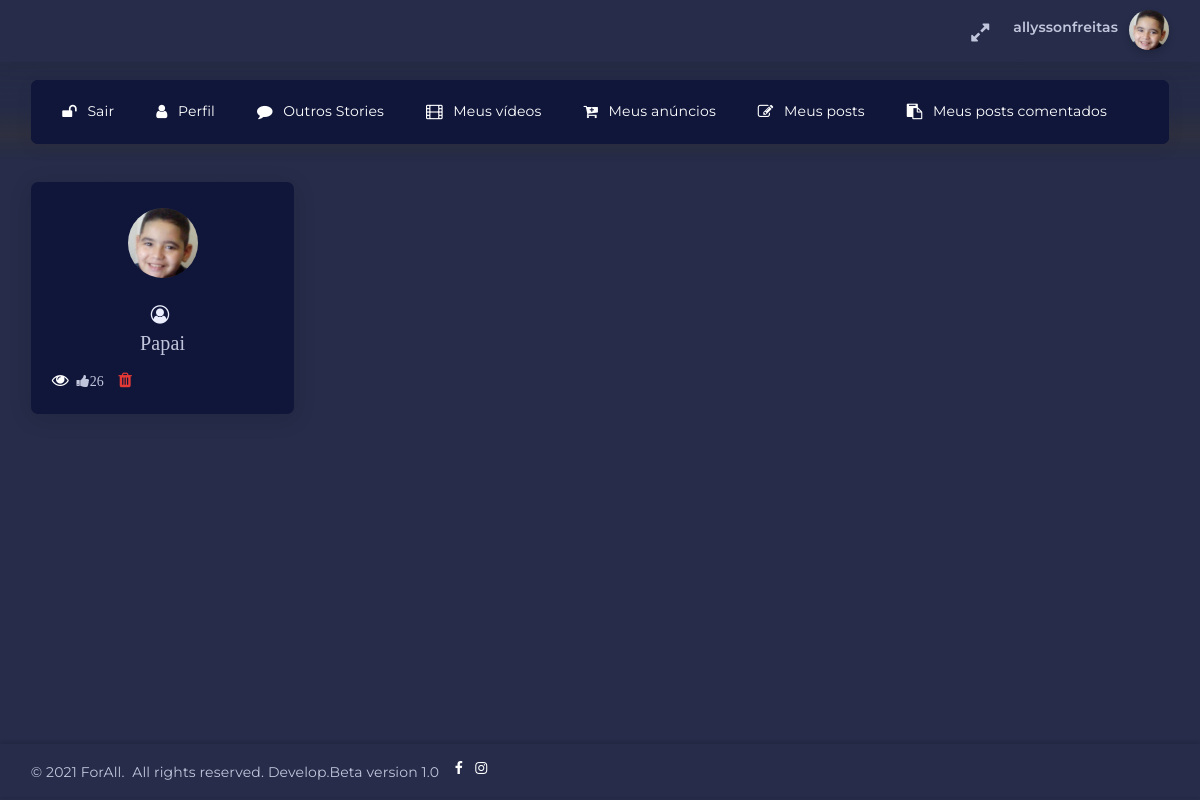
The page /meustories/ (signed in) on the database its author committed.
### paginas/models.py (models this page shows, shortened)
class Perfil(models.Model):
	user = models.OneToOneField(User,null=True, blank=True,on_delete=models.CASCADE)
	cep = models.CharField(max_length=10,null=False,blank=False)
	rua = models.CharField(max_length=60,null=False,blank=False)
	bairro = models.CharField(max_length=40,null=False,blank=False)
	cidade = models.CharField(max_length=40,null=False,blank=False)
	uf     = models.CharField(max_length=2,null=False,blank=False)
	image  = models.ImageField(upload_to='media/perfil', default='media/forall.png',null=False,blank=False, verbose_name='IMAGEM PERFIL :')
	escolaridade = models.CharField(max_length=30,verbose_name='ESCOLARIDADE',null=False,blank=False)
	termos   = models.CharField(max_length=4,verbose_name='TERMO DE USO E POLÍTICA DE PRIVACIDADE',null=False,blank=False)
	data     = models.DateTimeField(auto_now_add=True)
	datamudanca = models.DateTimeField(auto_now=True)

class Momentos(models.Model):
	user      = models.ForeignKey(User,null=True, blank=True,on_delete=models.CASCADE, verbose_name='Postado Por:')
	momento   = models.CharField(max_length=25,null=False,blank=False,verbose_name='TITULO DO MOMENTO. * 25 CARACTERES')
	img1      = models.ImageField(upload_to='media/stories',null=False,blank=False, verbose_name='IMAGEM 1')
	img2      = models.ImageField(upload_to='media/stories',null=False, blank=False, verbose_name='IMAGEM 2')
	descrever  = models.TextField(max_length=100, verbose_name="DESCREVA: NO MÁXIMO 100 CARACTERES",null=True,blank=True)
	visto      = models.IntegerField(default=0, null=True,blank=True)
	criacao    = models.DateTimeField(auto_now_add=True,verbose_name="DATA")
	update_cria= models.DateTimeField(auto_now=True)

### paginas/views.py (the view)
# urls.py: path('meustories/', views.meustories, name='meustories'),
@login_required
def meustories(request):
	stories = Momentos.objects.all().filter(user=request.user).order_by('-criacao')
	return render(request, 'inicio/meu_storie.html',{'stories':stories})

### paginas/templates/inicio/meu_storie.html (shortened to what this page needs)
{% extends "./Base/BasePerfil.html" %}
{% block content %}
{% load embed_video_tags %}
{% load static %}
<div class="horizontal-menu-wrapper">
    <div class="header-navbar navbar-expand-sm navbar navbar-horizontal floating-nav navbar-light navbar-without-dd-arrow navbar-shadow menu-border" role="navigation" data-menu="menu-wrapper">
            <div class="navbar-container main-menu-content" data-menu="menu-container">
                <ul class="nav navbar-nav" id="main-menu-navigation" data-menu="menu-navigation">
                    <li>
                        {% if user.is_authenticated %}
                        <a class="dropdown-item" href="/accounts/logout" style="color: white;"><i class="fa fa-unlock"></i>Sair</a>
                        {% endif %}
                    </li>
                    <li>
                        {% if user.is_authenticated %}
                        <a class="dropdown-item" href="{% url 'perfil' %}" style="color: white;"><i class="fa fa-user"></i>Perfil</a>
                        {% endif %}
                    </li>
                    <li>
                        <a class="dropdown-item" href="{% url 'verstories' %}" style="color: white;"><i class="fa fa-comment"></i>Outros Stories</a>
                    </li>
                    <li>
                        <a class="dropdown-item" href="{% url 'mostravideos' %}" style="color: white;"><i class="fa fa-film"></i>Meus vídeos</a>
                    </li>
                    <li>
                        <a class="dropdown-item" href="{% url 'meusProdutos' %}" style="color: white;"><i class="fa fa-cart-plus"></i>Meus anúncios</a>
                    </li>
                    <li>
                        <a class="dropdown-item" href="{% url 'meusposts' %}" style="color: white;"><i class="fa fa-pencil-square-o"></i>Meus posts</a>
                    </li>
                    <li>
                        <a class="dropdown-item" href="{% url 'postcomentados' %}" style="color: white;"><i class="fa fa-clipboard"></i>Meus posts comentados</a>
                    </li>
                </ul>
    </div>
</div>
</div>
<div class="app-content content">
    <div class="content-wrapper">
        <div class="content-body">
            <section id="knowledge-base-content">
                <br>
                <div class="row search-content-info">
                    {% if stories %}
                    {% for s in stories%}
                    <div class="col-md-3 col-sm-6 col-12 search-content">
                        <div class="card">
                            <div class="card-header mx-auto">
                                <div class="avatar avatar-xl">
                                    {% if user.perfil.image%}
                                    <img class="img-fluid" src="{{s.user.perfil.image.url}}" alt="img placeholder">
                                    {% endif%}
                                </div>
                            </div>
                            <div class="card-body text-center">
                                <h4><i class="fa fa-user-circle-o"></i>&nbsp;{{m.user}}</h4>
                                <p class="" style="font-family: Times New Roman;font-size: 20px;">{{s.momento}}</p>
                                <div class="d-flex justify-content-between">
                                    <div class="float-left">
                                        <a href="/detalhestories/{{s.id}}"  data-toggle="tooltip" data-placement="top" title="Ver detalhe do storie" style="color: white;font-size: 17px;"><i class="fa fa-eye"></i></a>&nbsp;
                                        <i class="fa fa-thumbs-up mr-50">{{s.visto}}</i>&nbsp;
                                        <a href="/deletastories/{{s.id}}" data-toggle="tooltip" data-placement="top" title="Excluir storie" style="color: #e53935;font-size: 17px;"><i class="fa fa-trash"></i></a>
                                    </div>
                                </div>
                            </div>
                        </div>
                    </div>
                    {% endfor %}
                    {%else%}
                    <div class="alert alert-success col-12" role="alert">
                        <p class="mb-0" style="color: white;">
                            Você ainda não tem Stories, então&nbsp;<a href="{% url 'momentos'%}"><button type="button" class="btn btn-success" style="padding: 10px;">Crier um Storie</button></a>
                        </p>
                    </div>
                    {% endif %}
                </div>
            </section>
        </div>
    </div>
</div>
<div class="drag-target"></div>
{%endblock%}

### paginas/templates/inicio/Base/BasePerfil.html (shortened to what this page needs)
{% load static %}
<!DOCTYPE html>
<html class="loading" lang="pt-br" data-textdirection="ltr">
<head>
    <link rel="stylesheet" type="text/css" href="{% static 'css/animate.css'%}">
    <link rel="stylesheet" type="text/css" href="{% static 'css/appChat.css' %}">
    <link rel="stylesheet" type="text/css" href="{% static 'css/bootstrap.min.css' %}">
    <link rel="stylesheet" type="text/css" href="{% static 'css/bootstrap.css' %}">
    <link rel="stylesheet" type="text/css" href="{% static 'css/bootstrap-extended.css' %}">
    <link rel="stylesheet" type="text/css" href="{% static 'css/colors.css' %}">
    <link rel="stylesheet" type="text/css" href="{% static 'css/components.css' %}">
    <link rel="stylesheet" type="text/css" href="{% static 'css/dark-layout.css' %}">
    <link rel="stylesheet" type="text/css" href="{% static 'css/dropzone.min.css' %}">
    <link rel="stylesheet" type="text/css" href="{% static 'css/datatables.min.css' %}">
    <link rel="stylesheet" type="text/css" href="{% static 'css/dataTables.checkboxes.css' %}">
    <link rel="stylesheet" type="text/css" href="{% static 'css/dropzone.css' %}">
    <link rel="stylesheet" type="text/css" href="{% static 'css/data-list-view.css' %}">
    <link rel="stylesheet" type="text/css" href="{% static 'css/horizontal-menu.css' %}">
    <link rel="stylesheet" type="text/css" href="{% static 'css/eccommence.css' %}">
    <link rel="stylesheet" type="text/css" href="{% static 'css/form-validation.min.css' %}">
    <link rel="stylesheet" type="text/css" href="{% static 'css/pickadate.css' %}">
    <link rel="stylesheet" type="text/css" href="{% static 'css/palette-gradient.min.css' %}">
    <link rel="stylesheet" type="text/css" href="{% static 'css/sweetalert2.min.css'%}">
    <link rel="stylesheet" type="text/css" href="{% static 'css/swiper.min.css' %}">
    <link rel="stylesheet" type="text/css" href="{% static 'css/semi-dark-layout.css' %}">
    <link rel="stylesheet" type="text/css" href="{% static 'css/swiper.css' %}">
    <link rel="stylesheet" type="text/css" href="{% static 'css/select2.min.css' %}">
    <link rel="stylesheet" type="text/css" href="{% static 'css/users.css' %}">
    <link rel="stylesheet" type="text/css" href="{% static 'css/vertical-menu.css' %}">
    <link rel="stylesheet" type="text/css" href="{% static 'css/vendor2.css' %}">
    <link rel="stylesheet" type="text/css" href="{% static 'css/vendors.min.css' %}">
    <link rel="stylesheet" type="text/css" href="{% static 'css/touchspin.css' %}">
    <link rel="stylesheet" type="text/css" href="{% static 'css/dark-layout.css' %}">
    <link rel="stylesheet" type="text/css" href="{% static 'css/semi-dark-layout.css' %}">
    <link rel="stylesheet" type="text/css" href="{% static 'css/animate.css' %}">
</head>
<body class="horizontal-layout horizontal-menu dark-layout 2-columns  navbar-floating footer-static"  data-open="hover" data-menu="horizontal-menu" data-col="2-columns" data-layout="dark-layout" id="topo">
    <nav class="header-navbar navbar-expand-lg navbar navbar-with-menu navbar-fixed navbar-shadow navbar-brand-center">
        <div class="navbar-wrapper">
            <div class="navbar-container content">
                <div class="navbar-collapse" id="navbar-mobile">
                <ul class="nav navbar-nav float-right">
                    <li class="nav-item d-none d-lg-block"><a class="nav-link nav-link-expand"><i class="ficon fa fa-expand"></i></a></li>
                <li class="dropdown dropdown-user nav-item"><a class="dropdown-toggle nav-link dropdown-user-link" href="#" data-toggle="dropdown">
                    <div class="user-nav d-sm-flex d-none">
                        {% if request.user.is_superuser %}
                        <span class="user-name text-bold-600">Administrador | {{user.get_username}}</span>
                        {%else%}
                        <span class="user-name text-bold-600">{{user.get_username}}</span>
                        {%endif%}
                    </div>
                    <span>
                        {% if not user.perfil.image%}
                        <img class="round" src="{% static 'img/forall.png'%}" alt="avatar" height="40" width="40">
                        {% else%}
                        <img class="round" src="{{ user.perfil.image.url }}" alt="avatar" height="40" width="40">
                        {% endif %}
                    </span>
                </a>
            </li>
        </ul>
    </div>
</div>
</div>
</nav>
{% block content %}
{% endblock%}
<footer class="footer footer-static footer-light navbar-shadow">
    <p class="clearfix blue-grey lighten-2 mb-0"><span class="float-md-left d-block d-md-inline-block mt-25">&copy; 2021 ForAll.&nbsp;&nbsp;All rights reserved. Develop.Beta version 1.0</span>&nbsp;&nbsp;
        <a href="https://www.facebook.com/forall.letsgo/" target="_blank" title="Facebook" style="color:white;"><i class="fa fa-facebook"></i></a>
        <a href="https://www.instagram.com/forall2020_/" target="_blank" title="Facebook" style="color:white;text-decoration: none;"><i class="fa fa-instagram"></i>&nbsp;&nbsp;&nbsp;&nbsp;&nbsp;&nbsp;&nbsp;&nbsp;&nbsp;</a>
    </p>
</footer>
</body>
</html>

### paginas/static/css/dark-layout.css (style rules this page uses)
body.dark-layout { background-color: #262c49; }
body.dark-layout h1, body.dark-layout h2, body.dark-layout h3, body.dark-layout h4, body.dark-layout h5, body.dark-layout h6 { color: #ebeefd; }
body.dark-layout [class*="border"] { border-color: #414561 !important; }
body.dark-layout p, body.dark-layout small, body.dark-layout span, body.dark-layout label { color: #c2c6dc; }
body.dark-layout .header-navbar { background-color: #10163a; }
body.dark-layout .header-navbar .navbar-container .nav .nav-item .nav-link { color: #c2c6dc; background-color: transparent; }
body.dark-layout .header-navbar .navbar-container .nav .nav-item .nav-link i { color: #c2c6dc; }
body.dark-layout .nav .nav-item .nav-link { color: #c2c6dc; }
body.dark-layout .nav-tabs .nav-item .nav-link, body.dark-layout .nav-tabs.nav-justified .nav-item .nav-link, body.dark-layout .nav .nav-item .nav-link { background-color: #10163a; }
body.dark-layout .card { background-color: #10163a; }
body.dark-layout .card .card-header, body.dark-layout .card .card-footer { color: #c2c6dc; background-color: #10163a; }
body.dark-layout .card .card-body, body.dark-layout .card .card-footer { color: #c2c6dc; border-color: #414561; }
body.dark-layout .avatar { background-color: #262c49; }

### paginas/static/css/horizontal-menu.css (style rules this page uses)
.horizontal-menu .content { margin-left: 0; }
.horizontal-menu .content .content-wrapper { margin-top: 0 !important; }
.horizontal-menu footer { position: static; }
.horizontal-menu.navbar-floating:not(.blank-page) .app-content { padding-top: 9.75rem; }
.horizontal-menu.navbar-floating .horizontal-menu-wrapper { background: linear-gradient(to bottom, rgba(248, 248, 248, 0.95) 44%, rgba(248, 248, 248, 0.46) 73%, rgba(255, 255, 255, 0) 100%); background-repeat: repeat-x; }
.horizontal-menu.navbar-floating .horizontal-menu-wrapper .navbar-horizontal.floating-nav { margin: 1.3rem 2.2rem 0; }
.horizontal-menu.dark-layout .header-navbar { background: inherit !important; }
.horizontal-menu.dark-layout .horizontal-menu-wrapper { background: linear-gradient(to bottom, rgba(37, 43, 71, 0.76) 44%, rgba(56, 53, 53, 0.46) 73%, rgba(255, 255, 255, 0) 100%); }
.horizontal-menu.dark-layout .horizontal-menu-wrapper .header-navbar { background: #10163a !important; }
.horizontal-menu .horizontal-menu-wrapper { position: fixed; top: 62px; z-index: 990; width: 100%; height: 99px; }
.horizontal-menu .horizontal-menu-wrapper .header-navbar .navbar-container { padding-left: 1rem; padding-right: 1rem; width: 100%; }
.horizontal-menu .header-navbar { background: #fff; z-index: 999 !important; line-height: 1; min-height: auto; }
.horizontal-menu .header-navbar.navbar-horizontal.floating-nav { width: calc(100vw - (100vw - 100%) - calc(2.2rem * 2)); background: #fff; }
.horizontal-menu .header-navbar .navbar-container { padding-left: 2.2rem; padding-right: calc(2.2rem - 1rem); border-radius: 0.5rem; }
.horizontal-menu .header-navbar.navbar-fixed { position: fixed; width: 100%; }
.horizontal-menu .header-navbar.navbar-horizontal ul#main-menu-navigation > li { padding-top: 0.965rem; padding-bottom: 0.965rem; }
.horizontal-menu .header-navbar.navbar-horizontal ul#main-menu-navigation > li i { font-size: 1.11rem; margin-right: 0.75rem; }
.horizontal-menu .header-navbar.navbar-horizontal ul#main-menu-navigation > li > a { padding: 0.75rem 1.25rem 0.75rem 1.25rem; display: flex; margin-right: 0.5rem; }

### rows shown on the page
Momentos: user.perfil.image (picture), momento "Papai", visto "26"

### other values the page prints
{{ user.get_username }} "allyssonfreitas"
